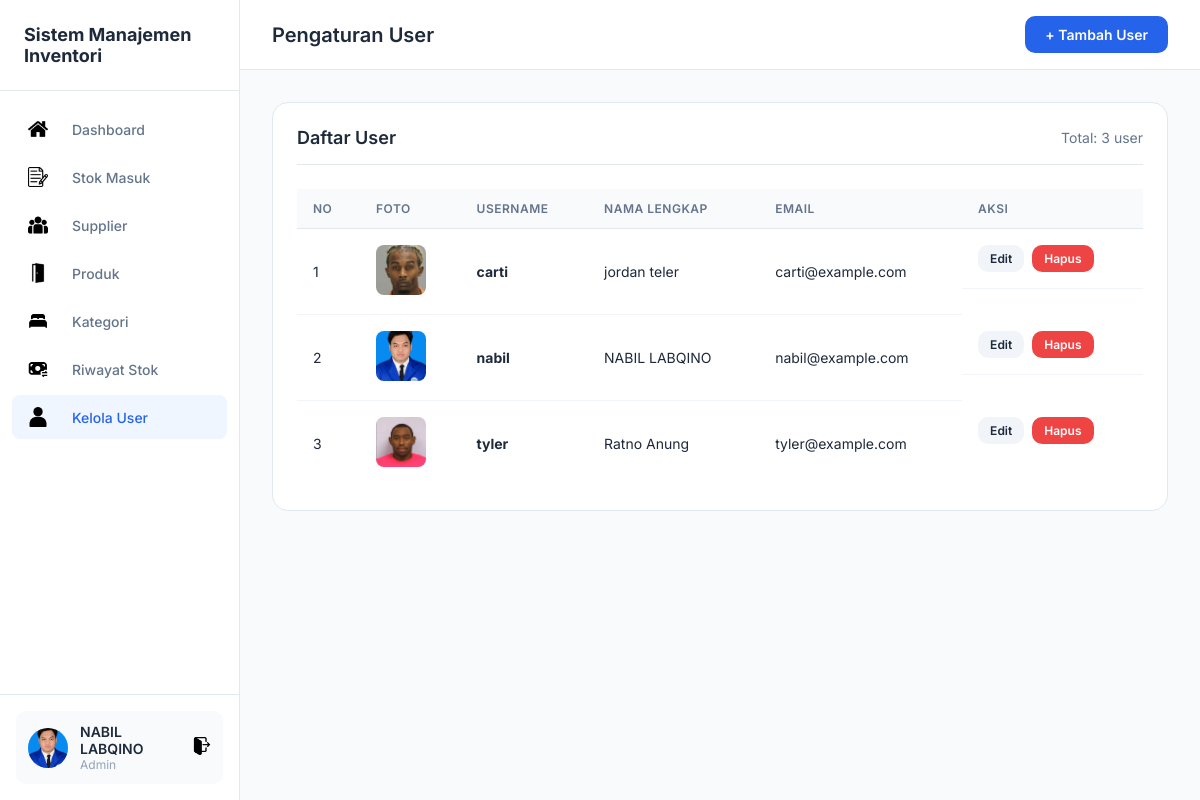
Screenshot of /user/TampilUser.php (signed in) with the database file from the repository.
### tables this page shows
CREATE TABLE `users` (
  `id` int(11) NOT NULL,
  `username` varchar(50) NOT NULL,
  `password` varchar(255) NOT NULL,
  `nama` varchar(100) NOT NULL,
  `email` varchar(100) NOT NULL,
  `created_at` timestamp NOT NULL DEFAULT current_timestamp(),
  `foto` varchar(255) DEFAULT NULL
);

### user/TampilUser.php (the view, shortened to what this page needs)
<?php
include "../koneksi.php";
$result = mysqli_query($koneksi, "SELECT * FROM users ORDER BY nama");
?>
<!DOCTYPE html>
<html lang="id">
<head>
    <link rel="stylesheet" href="../css/dashboard.css">
</head>
<body>
    <div class="dashboard">
        <?php include '../includes/sidebar.php'; ?>
        <main class="main">
            <header class="header">
                <h1 class="page-title">Pengaturan User</h1>
                <div class="header-right">
                    <a href="TambahUser.php" class="btn btn-primary">+ Tambah User</a>
                </div>
            </header>
            <div class="content">
                <div class="card">
                    <div class="card-header">
                        <h3 class="card-title">Daftar User</h3>
                        <span style="color: var(--text-gray); font-size: 14px;">Total: <?= mysqli_num_rows($result) ?>
                            user</span>
                    </div>
                    <div class="table-responsive">
                        <table class="table">
                            <thead>
                                <tr>
                                    <th>No</th>
                                    <th>Foto</th>
                                    <th>Username</th>
                                    <th>Nama Lengkap</th>
                                    <th>Email</th>
                                    <th>Aksi</th>
                                </tr>
                            </thead>
                            <tbody>
                                <?php $no = 1;
                                while ($row = mysqli_fetch_assoc($result)): ?>
                                    <tr>
                                        <td><?= $no++ ?></td>
                                        <td><img src="uploads/<?= htmlspecialchars($row['foto']) ?>"
                                                alt="<?= htmlspecialchars($row['nama']) ?>"></td>
                                        <td><strong><?= htmlspecialchars($row['username']) ?></strong></td>
                                        <td><?= htmlspecialchars($row['nama']) ?></td>
                                        <td><?= htmlspecialchars($row['email']) ?></td>
                                        <td class="actions">
                                            <a href="KoreksiUser.php?id=<?= $row['id'] ?>"
                                                class="btn btn-sm btn-secondary">Edit</a>
                                            <a href="HapusUser.php?id=<?= $row['id'] ?>" class="btn btn-sm btn-danger"
                                                onclick="return confirm('Hapus user ini?')">Hapus</a>
                                        </td>
                                    </tr>
                                <?php endwhile; ?>
                            </tbody>
                        </table>
                    </div>
                </div>
            </div>
        </main>
    </div>
</body>
</html>

### css/dashboard.css (style rules this page uses)
:root { --primary: #2563eb; --primary-dark: #1d4ed8; --bg-main: #f8fafc; --bg-card: #ffffff; --text-dark: #1e293b; --text-gray: #64748b; --text-light: #94a3b8; --border: #e2e8f0; --success: #22c55e; --danger: #ef4444; --warning: #f59e0b; --sidebar-width: 240px; }
* { margin: 0; padding: 0; box-sizing: border-box; }
body { font-family: 'Inter', -apple-system, sans-serif; background: var(--bg-main); color: var(--text-dark); }
.dashboard { display: flex; min-height: 100vh; }
.main { flex: 1; margin-left: var(--sidebar-width); }
.header { background: var(--bg-card); padding: 16px 32px; display: flex; justify-content: space-between; align-items: center; border-bottom: 1px solid var(--border); position: sticky; top: 0; z-index: 100; }
.page-title { font-size: 20px; font-weight: 600; color: var(--text-dark); }
.header-right { display: flex; align-items: center; gap: 16px; }
.content { padding: 32px; }
.card { background: var(--bg-card); border-radius: 16px; border: 1px solid var(--border); padding: 24px; margin-bottom: 24px; }
.card-header { display: flex; justify-content: space-between; align-items: center; margin-bottom: 24px; padding-bottom: 16px; border-bottom: 1px solid var(--border); }
.card-title { font-size: 18px; font-weight: 600; color: var(--text-dark); }
.btn { display: inline-flex; align-items: center; gap: 8px; padding: 10px 20px; border-radius: 10px; font-size: 14px; font-weight: 600; text-decoration: none; border: none; cursor: pointer; transition: all 0.2s; font-family: inherit; }
.btn-primary { background: var(--primary); color: #fff; }
.btn-danger { background: var(--danger); color: #fff; }
.btn-secondary { background: #f1f5f9; color: var(--text-dark); }
.btn-sm { padding: 6px 12px; font-size: 12px; }
.table-responsive { overflow-x: auto; }
.table { width: 100%; border-collapse: collapse; }
.table th { text-align: left; padding: 12px 16px; background: #f8fafc; font-size: 12px; font-weight: 600; color: var(--text-gray); text-transform: uppercase; letter-spacing: 0.5px; border-bottom: 1px solid var(--border); }
.table td { padding: 16px; border-bottom: 1px solid #f1f5f9; font-size: 14px; color: var(--text-dark); }
.table tr:last-child td { border-bottom: none; }
.table .actions { display: flex; gap: 8px; }
.table img { width: 50px; height: 50px; object-fit: cover; border-radius: 8px; }

### rows the page displays
users: foto (picture), username "carti", nama "jordan teler", email "carti@example.com"
users: foto (picture), username "nabil", nama "NABIL LABQINO", email "nabil@example.com"
users: foto (picture), username "tyler", nama "Ratno Anung", email "tyler@example.com"

### other values shown
$_SESSION['nama'] "NABIL LABQINO"
mysqli_num_rows($result) "3"
